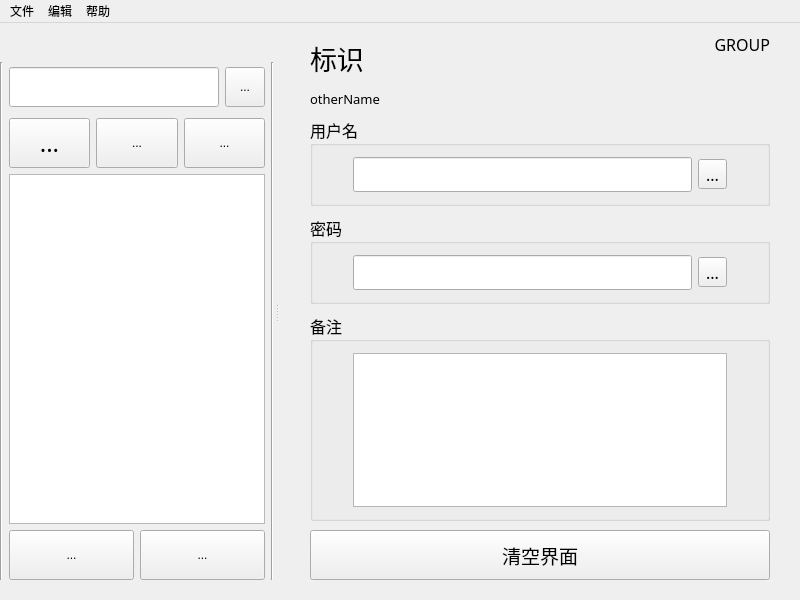
<?xml version="1.0" encoding="UTF-8"?>
<ui version="4.0">
 <class>MainWindow</class>
 <widget class="QMainWindow" name="MainWindow">
  <property name="geometry">
   <rect>
    <x>0</x>
    <y>0</y>
    <width>800</width>
    <height>600</height>
   </rect>
  </property>
  <property name="minimumSize">
   <size>
    <width>600</width>
    <height>512</height>
   </size>
  </property>
  <property name="maximumSize">
   <size>
    <width>800</width>
    <height>600</height>
   </size>
  </property>
  <property name="windowTitle">
   <string>CipherManager</string>
  </property>
  <widget class="QWidget" name="centralWidget">
   <property name="maximumSize">
    <size>
     <width>16777215</width>
     <height>16777215</height>
    </size>
   </property>
   <property name="styleSheet">
    <string notr="true"/>
   </property>
   <layout class="QHBoxLayout" name="horizontalLayout_6">
    <property name="spacing">
     <number>7</number>
    </property>
    <property name="sizeConstraint">
     <enum>QLayout::SetDefaultConstraint</enum>
    </property>
    <property name="leftMargin">
     <number>0</number>
    </property>
    <property name="topMargin">
     <number>0</number>
    </property>
    <property name="rightMargin">
     <number>0</number>
    </property>
    <property name="bottomMargin">
     <number>0</number>
    </property>
    <item>
     <widget class="QWidget" name="widget_3" native="true">
      <property name="sizePolicy">
       <sizepolicy hsizetype="Expanding" vsizetype="Preferred">
        <horstretch>0</horstretch>
        <verstretch>0</verstretch>
       </sizepolicy>
      </property>
      <property name="minimumSize">
       <size>
        <width>0</width>
        <height>0</height>
       </size>
      </property>
      <property name="maximumSize">
       <size>
        <width>500</width>
        <height>16777215</height>
       </size>
      </property>
      <layout class="QVBoxLayout" name="verticalLayout_3">
       <property name="leftMargin">
        <number>20</number>
       </property>
       <property name="topMargin">
        <number>10</number>
       </property>
       <property name="rightMargin">
        <number>20</number>
       </property>
       <property name="bottomMargin">
        <number>20</number>
       </property>
       <item>
        <layout class="QVBoxLayout" name="verticalLayout_2">
         <property name="spacing">
          <number>7</number>
         </property>
         <property name="leftMargin">
          <number>0</number>
         </property>
         <property name="rightMargin">
          <number>0</number>
         </property>
         <item>
          <widget class="QWidget" name="widget_2" native="true">
           <property name="sizePolicy">
            <sizepolicy hsizetype="Preferred" vsizetype="Preferred">
             <horstretch>50</horstretch>
             <verstretch>50</verstretch>
            </sizepolicy>
           </property>
           <property name="minimumSize">
            <size>
             <width>50</width>
             <height>50</height>
            </size>
           </property>
           <layout class="QHBoxLayout" name="horizontalLayout_5">
            <property name="leftMargin">
             <number>0</number>
            </property>
            <property name="topMargin">
             <number>0</number>
            </property>
            <property name="rightMargin">
             <number>0</number>
            </property>
            <property name="bottomMargin">
             <number>0</number>
            </property>
            <item>
             <widget class="QLabel" name="nameLabel">
              <property name="sizePolicy">
               <sizepolicy hsizetype="Expanding" vsizetype="Preferred">
                <horstretch>50</horstretch>
                <verstretch>0</verstretch>
               </sizepolicy>
              </property>
              <property name="font">
               <font>
                <family>黑体</family>
                <pointsize>20</pointsize>
               </font>
              </property>
              <property name="text">
               <string>标识</string>
              </property>
              <property name="margin">
               <number>2</number>
              </property>
             </widget>
            </item>
            <item>
             <widget class="QLabel" name="groupLabel">
              <property name="sizePolicy">
               <sizepolicy hsizetype="Preferred" vsizetype="Preferred">
                <horstretch>100</horstretch>
                <verstretch>0</verstretch>
               </sizepolicy>
              </property>
              <property name="minimumSize">
               <size>
                <width>100</width>
                <height>0</height>
               </size>
              </property>
              <property name="maximumSize">
               <size>
                <width>100</width>
                <height>16777215</height>
               </size>
              </property>
              <property name="font">
               <font>
                <family>等线</family>
                <pointsize>12</pointsize>
               </font>
              </property>
              <property name="text">
               <string>GROUP</string>
              </property>
              <property name="textFormat">
               <enum>Qt::AutoText</enum>
              </property>
              <property name="alignment">
               <set>Qt::AlignRight|Qt::AlignTop|Qt::AlignTrailing</set>
              </property>
              <property name="margin">
               <number>5</number>
              </property>
             </widget>
            </item>
           </layout>
          </widget>
         </item>
         <item>
          <widget class="QLabel" name="otherNameLabel">
           <property name="font">
            <font>
             <family>等线</family>
             <pointsize>10</pointsize>
            </font>
           </property>
           <property name="text">
            <string>otherName</string>
           </property>
           <property name="margin">
            <number>4</number>
           </property>
          </widget>
         </item>
         <item>
          <spacer name="verticalSpacer_2">
           <property name="orientation">
            <enum>Qt::Vertical</enum>
           </property>
           <property name="sizeHint" stdset="0">
            <size>
             <width>20</width>
             <height>40</height>
            </size>
           </property>
          </spacer>
         </item>
         <item>
          <widget class="QGroupBox" name="usernameBox">
           <property name="maximumSize">
            <size>
             <width>16777215</width>
             <height>16777215</height>
            </size>
           </property>
           <property name="font">
            <font>
             <family>Adobe Arabic</family>
             <pointsize>12</pointsize>
            </font>
           </property>
           <property name="title">
            <string>用户名</string>
           </property>
           <layout class="QHBoxLayout" name="horizontalLayout_2">
            <property name="leftMargin">
             <number>40</number>
            </property>
            <property name="rightMargin">
             <number>40</number>
            </property>
            <item>
             <widget class="QWidget" name="widget_4" native="true">
              <property name="sizePolicy">
               <sizepolicy hsizetype="Preferred" vsizetype="Preferred">
                <horstretch>0</horstretch>
                <verstretch>0</verstretch>
               </sizepolicy>
              </property>
              <property name="minimumSize">
               <size>
                <width>0</width>
                <height>0</height>
               </size>
              </property>
              <layout class="QHBoxLayout" name="horizontalLayout_7">
               <property name="leftMargin">
                <number>0</number>
               </property>
               <property name="topMargin">
                <number>0</number>
               </property>
               <property name="rightMargin">
                <number>0</number>
               </property>
               <property name="bottomMargin">
                <number>0</number>
               </property>
               <item>
                <widget class="QLineEdit" name="usernameEdit">
                 <property name="minimumSize">
                  <size>
                   <width>0</width>
                   <height>35</height>
                  </size>
                 </property>
                 <property name="maximumSize">
                  <size>
                   <width>16777215</width>
                   <height>16777215</height>
                  </size>
                 </property>
                 <property name="font">
                  <font>
                   <family>等线</family>
                   <pointsize>12</pointsize>
                  </font>
                 </property>
                 <property name="readOnly">
                  <bool>true</bool>
                 </property>
                </widget>
               </item>
               <item>
                <widget class="QToolButton" name="usernameCopyButton">
                 <property name="text">
                  <string>...</string>
                 </property>
                 <property name="icon">
                  <iconset resource="res.qrc">
                   <normaloff>:/icons/copy.png</normaloff>:/icons/copy.png</iconset>
                 </property>
                 <property name="iconSize">
                  <size>
                   <width>30</width>
                   <height>30</height>
                  </size>
                 </property>
                </widget>
               </item>
              </layout>
             </widget>
            </item>
           </layout>
          </widget>
         </item>
         <item>
          <spacer name="verticalSpacer_4">
           <property name="orientation">
            <enum>Qt::Vertical</enum>
           </property>
           <property name="sizeHint" stdset="0">
            <size>
             <width>20</width>
             <height>40</height>
            </size>
           </property>
          </spacer>
         </item>
         <item>
          <widget class="QGroupBox" name="passwordBox">
           <property name="maximumSize">
            <size>
             <width>16777215</width>
             <height>16777215</height>
            </size>
           </property>
           <property name="font">
            <font>
             <family>Adobe Arabic</family>
             <pointsize>12</pointsize>
            </font>
           </property>
           <property name="title">
            <string>密码</string>
           </property>
           <layout class="QHBoxLayout" name="horizontalLayout_3">
            <property name="leftMargin">
             <number>40</number>
            </property>
            <property name="rightMargin">
             <number>40</number>
            </property>
            <item>
             <widget class="QWidget" name="widget_5" native="true">
              <property name="minimumSize">
               <size>
                <width>0</width>
                <height>0</height>
               </size>
              </property>
              <layout class="QHBoxLayout" name="horizontalLayout_8">
               <property name="leftMargin">
                <number>0</number>
               </property>
               <property name="topMargin">
                <number>0</number>
               </property>
               <property name="rightMargin">
                <number>0</number>
               </property>
               <property name="bottomMargin">
                <number>0</number>
               </property>
               <item>
                <widget class="QLineEdit" name="passwordEdit">
                 <property name="sizePolicy">
                  <sizepolicy hsizetype="Ignored" vsizetype="Fixed">
                   <horstretch>0</horstretch>
                   <verstretch>0</verstretch>
                  </sizepolicy>
                 </property>
                 <property name="minimumSize">
                  <size>
                   <width>0</width>
                   <height>35</height>
                  </size>
                 </property>
                 <property name="maximumSize">
                  <size>
                   <width>16777215</width>
                   <height>16777215</height>
                  </size>
                 </property>
                 <property name="font">
                  <font>
                   <family>等线</family>
                   <pointsize>12</pointsize>
                  </font>
                 </property>
                 <property name="echoMode">
                  <enum>QLineEdit::Password</enum>
                 </property>
                 <property name="readOnly">
                  <bool>true</bool>
                 </property>
                </widget>
               </item>
               <item>
                <widget class="QToolButton" name="passwordCopyButton">
                 <property name="text">
                  <string>...</string>
                 </property>
                 <property name="icon">
                  <iconset resource="res.qrc">
                   <normaloff>:/icons/copy.png</normaloff>:/icons/copy.png</iconset>
                 </property>
                 <property name="iconSize">
                  <size>
                   <width>30</width>
                   <height>30</height>
                  </size>
                 </property>
                </widget>
               </item>
              </layout>
             </widget>
            </item>
           </layout>
          </widget>
         </item>
         <item>
          <spacer name="verticalSpacer_5">
           <property name="orientation">
            <enum>Qt::Vertical</enum>
           </property>
           <property name="sizeHint" stdset="0">
            <size>
             <width>20</width>
             <height>40</height>
            </size>
           </property>
          </spacer>
         </item>
         <item>
          <widget class="QGroupBox" name="remarksBox">
           <property name="maximumSize">
            <size>
             <width>16777215</width>
             <height>16777215</height>
            </size>
           </property>
           <property name="font">
            <font>
             <family>Adobe Arabic</family>
             <pointsize>12</pointsize>
            </font>
           </property>
           <property name="title">
            <string>备注</string>
           </property>
           <layout class="QHBoxLayout" name="horizontalLayout_4">
            <property name="leftMargin">
             <number>40</number>
            </property>
            <property name="rightMargin">
             <number>40</number>
            </property>
            <item>
             <widget class="QPlainTextEdit" name="remarksEdit">
              <property name="font">
               <font>
                <family>等线</family>
               </font>
              </property>
              <property name="undoRedoEnabled">
               <bool>false</bool>
              </property>
              <property name="readOnly">
               <bool>true</bool>
              </property>
              <property name="backgroundVisible">
               <bool>false</bool>
              </property>
             </widget>
            </item>
           </layout>
          </widget>
         </item>
         <item>
          <spacer name="verticalSpacer">
           <property name="orientation">
            <enum>Qt::Vertical</enum>
           </property>
           <property name="sizeHint" stdset="0">
            <size>
             <width>20</width>
             <height>40</height>
            </size>
           </property>
          </spacer>
         </item>
         <item>
          <widget class="QPushButton" name="clearButton">
           <property name="sizePolicy">
            <sizepolicy hsizetype="Minimum" vsizetype="Fixed">
             <horstretch>50</horstretch>
             <verstretch>50</verstretch>
            </sizepolicy>
           </property>
           <property name="minimumSize">
            <size>
             <width>50</width>
             <height>50</height>
            </size>
           </property>
           <property name="maximumSize">
            <size>
             <width>16777215</width>
             <height>16777215</height>
            </size>
           </property>
           <property name="font">
            <font>
             <family>宋体</family>
             <pointsize>14</pointsize>
            </font>
           </property>
           <property name="styleSheet">
            <string notr="true"/>
           </property>
           <property name="text">
            <string>清空界面</string>
           </property>
          </widget>
         </item>
        </layout>
       </item>
      </layout>
     </widget>
    </item>
   </layout>
  </widget>
  <widget class="QMenuBar" name="menuBar">
   <property name="geometry">
    <rect>
     <x>0</x>
     <y>0</y>
     <width>800</width>
     <height>26</height>
    </rect>
   </property>
   <widget class="QMenu" name="menu">
    <property name="title">
     <string>文件</string>
    </property>
    <addaction name="actionNew"/>
    <addaction name="separator"/>
    <addaction name="actionOpenCipher"/>
    <addaction name="actionOpenPlain"/>
    <addaction name="separator"/>
    <addaction name="actionSave"/>
    <addaction name="actionSaveAsCipher"/>
    <addaction name="actionSaveAsPlain"/>
    <addaction name="separator"/>
    <addaction name="actionClose"/>
    <addaction name="actionExit"/>
   </widget>
   <widget class="QMenu" name="menu_2">
    <property name="title">
     <string>编辑</string>
    </property>
    <addaction name="actionChangePassword"/>
    <addaction name="separator"/>
    <addaction name="actionAdd"/>
    <addaction name="actionAlter"/>
    <addaction name="actionDelete"/>
   </widget>
   <widget class="QMenu" name="menu_3">
    <property name="title">
     <string>帮助</string>
    </property>
    <addaction name="actionHelp"/>
    <addaction name="actionAbout"/>
   </widget>
   <addaction name="menu"/>
   <addaction name="menu_2"/>
   <addaction name="menu_3"/>
  </widget>
  <widget class="QDockWidget" name="sideBar">
   <property name="sizePolicy">
    <sizepolicy hsizetype="Preferred" vsizetype="Preferred">
     <horstretch>0</horstretch>
     <verstretch>0</verstretch>
    </sizepolicy>
   </property>
   <property name="maximumSize">
    <size>
     <width>300</width>
     <height>524287</height>
    </size>
   </property>
   <property name="styleSheet">
    <string notr="true"/>
   </property>
   <property name="features">
    <set>QDockWidget::DockWidgetMovable</set>
   </property>
   <property name="allowedAreas">
    <set>Qt::LeftDockWidgetArea|Qt::RightDockWidgetArea</set>
   </property>
   <attribute name="dockWidgetArea">
    <number>1</number>
   </attribute>
   <widget class="QWidget" name="dockWidgetContents">
    <layout class="QHBoxLayout" name="horizontalLayout_9">
     <property name="leftMargin">
      <number>0</number>
     </property>
     <property name="topMargin">
      <number>20</number>
     </property>
     <property name="rightMargin">
      <number>0</number>
     </property>
     <property name="bottomMargin">
      <number>20</number>
     </property>
     <item>
      <widget class="Line" name="line_2">
       <property name="orientation">
        <enum>Qt::Vertical</enum>
       </property>
      </widget>
     </item>
     <item>
      <widget class="QWidget" name="widget_6" native="true">
       <property name="minimumSize">
        <size>
         <width>0</width>
         <height>50</height>
        </size>
       </property>
       <layout class="QVBoxLayout" name="verticalLayout_4">
        <property name="leftMargin">
         <number>0</number>
        </property>
        <property name="topMargin">
         <number>0</number>
        </property>
        <property name="rightMargin">
         <number>0</number>
        </property>
        <property name="bottomMargin">
         <number>0</number>
        </property>
        <item>
         <widget class="QWidget" name="widget_7" native="true">
          <property name="minimumSize">
           <size>
            <width>0</width>
            <height>50</height>
           </size>
          </property>
          <layout class="QHBoxLayout" name="horizontalLayout_10">
           <property name="leftMargin">
            <number>0</number>
           </property>
           <property name="topMargin">
            <number>0</number>
           </property>
           <property name="rightMargin">
            <number>0</number>
           </property>
           <property name="bottomMargin">
            <number>0</number>
           </property>
           <item>
            <widget class="QLineEdit" name="searchEdit">
             <property name="sizePolicy">
              <sizepolicy hsizetype="Expanding" vsizetype="Fixed">
               <horstretch>0</horstretch>
               <verstretch>40</verstretch>
              </sizepolicy>
             </property>
             <property name="minimumSize">
              <size>
               <width>0</width>
               <height>40</height>
              </size>
             </property>
             <property name="font">
              <font>
               <family>等线</family>
               <pointsize>12</pointsize>
              </font>
             </property>
             <property name="styleSheet">
              <string notr="true"/>
             </property>
             <property name="maxLength">
              <number>10</number>
             </property>
             <property name="frame">
              <bool>true</bool>
             </property>
             <property name="cursorPosition">
              <number>0</number>
             </property>
             <property name="placeholderText">
              <string/>
             </property>
             <property name="clearButtonEnabled">
              <bool>true</bool>
             </property>
            </widget>
           </item>
           <item>
            <widget class="QToolButton" name="searchButton">
             <property name="sizePolicy">
              <sizepolicy hsizetype="Fixed" vsizetype="Fixed">
               <horstretch>40</horstretch>
               <verstretch>40</verstretch>
              </sizepolicy>
             </property>
             <property name="minimumSize">
              <size>
               <width>40</width>
               <height>40</height>
              </size>
             </property>
             <property name="text">
              <string>...</string>
             </property>
             <property name="icon">
              <iconset resource="res.qrc">
               <normaloff>:/icons/search.png</normaloff>:/icons/search.png</iconset>
             </property>
             <property name="iconSize">
              <size>
               <width>30</width>
               <height>30</height>
              </size>
             </property>
            </widget>
           </item>
          </layout>
          <zorder>searchButton</zorder>
          <zorder>searchEdit</zorder>
         </widget>
        </item>
        <item>
         <widget class="QWidget" name="widget" native="true">
          <property name="sizePolicy">
           <sizepolicy hsizetype="Preferred" vsizetype="Expanding">
            <horstretch>0</horstretch>
            <verstretch>0</verstretch>
           </sizepolicy>
          </property>
          <property name="maximumSize">
           <size>
            <width>16777215</width>
            <height>50</height>
           </size>
          </property>
          <layout class="QHBoxLayout" name="horizontalLayout">
           <property name="leftMargin">
            <number>0</number>
           </property>
           <property name="topMargin">
            <number>0</number>
           </property>
           <property name="rightMargin">
            <number>0</number>
           </property>
           <property name="bottomMargin">
            <number>0</number>
           </property>
           <item>
            <widget class="QToolButton" name="addButton">
             <property name="enabled">
              <bool>true</bool>
             </property>
             <property name="sizePolicy">
              <sizepolicy hsizetype="Expanding" vsizetype="Expanding">
               <horstretch>50</horstretch>
               <verstretch>50</verstretch>
              </sizepolicy>
             </property>
             <property name="minimumSize">
              <size>
               <width>50</width>
               <height>50</height>
              </size>
             </property>
             <property name="maximumSize">
              <size>
               <width>100</width>
               <height>100</height>
              </size>
             </property>
             <property name="sizeIncrement">
              <size>
               <width>0</width>
               <height>0</height>
              </size>
             </property>
             <property name="baseSize">
              <size>
               <width>0</width>
               <height>0</height>
              </size>
             </property>
             <property name="font">
              <font>
               <family>Adobe Arabic</family>
               <pointsize>18</pointsize>
              </font>
             </property>
             <property name="styleSheet">
              <string notr="true"/>
             </property>
             <property name="text">
              <string>...</string>
             </property>
             <property name="icon">
              <iconset resource="res.qrc">
               <normaloff>:/icons/add.png</normaloff>:/icons/add.png</iconset>
             </property>
             <property name="iconSize">
              <size>
               <width>30</width>
               <height>30</height>
              </size>
             </property>
             <property name="popupMode">
              <enum>QToolButton::DelayedPopup</enum>
             </property>
            </widget>
           </item>
           <item>
            <spacer name="horizontalSpacer">
             <property name="orientation">
              <enum>Qt::Horizontal</enum>
             </property>
             <property name="sizeType">
              <enum>QSizePolicy::Minimum</enum>
             </property>
             <property name="sizeHint" stdset="0">
              <size>
               <width>0</width>
               <height>20</height>
              </size>
             </property>
            </spacer>
           </item>
           <item>
            <widget class="QToolButton" name="alterButton">
             <property name="sizePolicy">
              <sizepolicy hsizetype="Expanding" vsizetype="Expanding">
               <horstretch>50</horstretch>
               <verstretch>50</verstretch>
              </sizepolicy>
             </property>
             <property name="minimumSize">
              <size>
               <width>50</width>
               <height>50</height>
              </size>
             </property>
             <property name="maximumSize">
              <size>
               <width>100</width>
               <height>100</height>
              </size>
             </property>
             <property name="text">
              <string>...</string>
             </property>
             <property name="icon">
              <iconset resource="res.qrc">
               <normaloff>:/icons/alter.png</normaloff>:/icons/alter.png</iconset>
             </property>
             <property name="iconSize">
              <size>
               <width>30</width>
               <height>30</height>
              </size>
             </property>
            </widget>
           </item>
           <item>
            <spacer name="horizontalSpacer_2">
             <property name="orientation">
              <enum>Qt::Horizontal</enum>
             </property>
             <property name="sizeType">
              <enum>QSizePolicy::Minimum</enum>
             </property>
             <property name="sizeHint" stdset="0">
              <size>
               <width>0</width>
               <height>20</height>
              </size>
             </property>
            </spacer>
           </item>
           <item>
            <widget class="QToolButton" name="deleteButton">
             <property name="sizePolicy">
              <sizepolicy hsizetype="Expanding" vsizetype="Expanding">
               <horstretch>50</horstretch>
               <verstretch>50</verstretch>
              </sizepolicy>
             </property>
             <property name="minimumSize">
              <size>
               <width>50</width>
               <height>50</height>
              </size>
             </property>
             <property name="maximumSize">
              <size>
               <width>100</width>
               <height>100</height>
              </size>
             </property>
             <property name="text">
              <string>...</string>
             </property>
             <property name="icon">
              <iconset resource="res.qrc">
               <normaloff>:/icons/delete.png</normaloff>:/icons/delete.png</iconset>
             </property>
             <property name="iconSize">
              <size>
               <width>30</width>
               <height>30</height>
              </size>
             </property>
            </widget>
           </item>
          </layout>
         </widget>
        </item>
        <item>
         <widget class="QTreeView" name="searchTreeView">
          <property name="editTriggers">
           <set>QAbstractItemView::NoEditTriggers</set>
          </property>
          <property name="autoExpandDelay">
           <number>0</number>
          </property>
          <property name="sortingEnabled">
           <bool>true</bool>
          </property>
          <attribute name="headerVisible">
           <bool>true</bool>
          </attribute>
         </widget>
        </item>
        <item>
         <widget class="QWidget" name="widget_8" native="true">
          <property name="sizePolicy">
           <sizepolicy hsizetype="Expanding" vsizetype="Fixed">
            <horstretch>0</horstretch>
            <verstretch>0</verstretch>
           </sizepolicy>
          </property>
          <property name="minimumSize">
           <size>
            <width>0</width>
            <height>50</height>
           </size>
          </property>
          <property name="maximumSize">
           <size>
            <width>16777215</width>
            <height>50</height>
           </size>
          </property>
          <layout class="QHBoxLayout" name="horizontalLayout_11">
           <property name="leftMargin">
            <number>0</number>
           </property>
           <property name="topMargin">
            <number>0</number>
           </property>
           <property name="rightMargin">
            <number>0</number>
           </property>
           <property name="bottomMargin">
            <number>0</number>
           </property>
           <item>
            <widget class="QToolButton" name="saveButton">
             <property name="sizePolicy">
              <sizepolicy hsizetype="Expanding" vsizetype="Expanding">
               <horstretch>0</horstretch>
               <verstretch>0</verstretch>
              </sizepolicy>
             </property>
             <property name="text">
              <string>...</string>
             </property>
             <property name="icon">
              <iconset resource="res.qrc">
               <normaloff>:/icons/save.png</normaloff>:/icons/save.png</iconset>
             </property>
             <property name="iconSize">
              <size>
               <width>30</width>
               <height>30</height>
              </size>
             </property>
            </widget>
           </item>
           <item>
            <widget class="QToolButton" name="closeButton">
             <property name="sizePolicy">
              <sizepolicy hsizetype="Expanding" vsizetype="Expanding">
               <horstretch>0</horstretch>
               <verstretch>0</verstretch>
              </sizepolicy>
             </property>
             <property name="text">
              <string>...</string>
             </property>
             <property name="icon">
              <iconset resource="res.qrc">
               <normaloff>:/icons/close.png</normaloff>:/icons/close.png</iconset>
             </property>
             <property name="iconSize">
              <size>
               <width>30</width>
               <height>30</height>
              </size>
             </property>
            </widget>
           </item>
          </layout>
         </widget>
        </item>
       </layout>
      </widget>
     </item>
     <item>
      <widget class="Line" name="line">
       <property name="orientation">
        <enum>Qt::Vertical</enum>
       </property>
      </widget>
     </item>
    </layout>
   </widget>
  </widget>
  <action name="actionNew">
   <property name="icon">
    <iconset resource="res.qrc">
     <normaloff>:/icons/new.png</normaloff>:/icons/new.png</iconset>
   </property>
   <property name="text">
    <string>新建密码本</string>
   </property>
  </action>
  <action name="actionHelp">
   <property name="text">
    <string>帮助</string>
   </property>
  </action>
  <action name="actionAbout">
   <property name="text">
    <string>关于</string>
   </property>
  </action>
  <action name="actionChangePassword">
   <property name="icon">
    <iconset resource="res.qrc">
     <normaloff>:/icons/changePassword.png</normaloff>:/icons/changePassword.png</iconset>
   </property>
   <property name="text">
    <string>修改密码</string>
   </property>
  </action>
  <action name="actionAdd">
   <property name="icon">
    <iconset resource="res.qrc">
     <normaloff>:/icons/add.png</normaloff>:/icons/add.png</iconset>
   </property>
   <property name="text">
    <string>添加</string>
   </property>
  </action>
  <action name="actionAlter">
   <property name="icon">
    <iconset resource="res.qrc">
     <normaloff>:/icons/alter.png</normaloff>:/icons/alter.png</iconset>
   </property>
   <property name="text">
    <string>修改</string>
   </property>
  </action>
  <action name="actionDelete">
   <property name="icon">
    <iconset resource="res.qrc">
     <normaloff>:/icons/delete.png</normaloff>:/icons/delete.png</iconset>
   </property>
   <property name="text">
    <string>删除</string>
   </property>
  </action>
  <action name="actionOpenCipher">
   <property name="icon">
    <iconset resource="res.qrc">
     <normaloff>:/icons/open.png</normaloff>:/icons/open.png</iconset>
   </property>
   <property name="text">
    <string>打开密码本</string>
   </property>
  </action>
  <action name="actionOpenPlain">
   <property name="text">
    <string>导入明文</string>
   </property>
  </action>
  <action name="actionSave">
   <property name="icon">
    <iconset resource="res.qrc">
     <normaloff>:/icons/save.png</normaloff>:/icons/save.png</iconset>
   </property>
   <property name="text">
    <string>保存</string>
   </property>
  </action>
  <action name="actionSaveAsCipher">
   <property name="text">
    <string>另存为密文</string>
   </property>
  </action>
  <action name="actionSaveAsPlain">
   <property name="text">
    <string>导出明文</string>
   </property>
  </action>
  <action name="actionClose">
   <property name="icon">
    <iconset resource="res.qrc">
     <normaloff>:/icons/close.png</normaloff>:/icons/close.png</iconset>
   </property>
   <property name="text">
    <string>关闭文件</string>
   </property>
  </action>
  <action name="actionExit">
   <property name="text">
    <string>退出</string>
   </property>
  </action>
 </widget>
 <layoutdefault spacing="6" margin="11"/>
 <resources>
  <include location="res.qrc"/>
 </resources>
 <connections/>
</ui>
